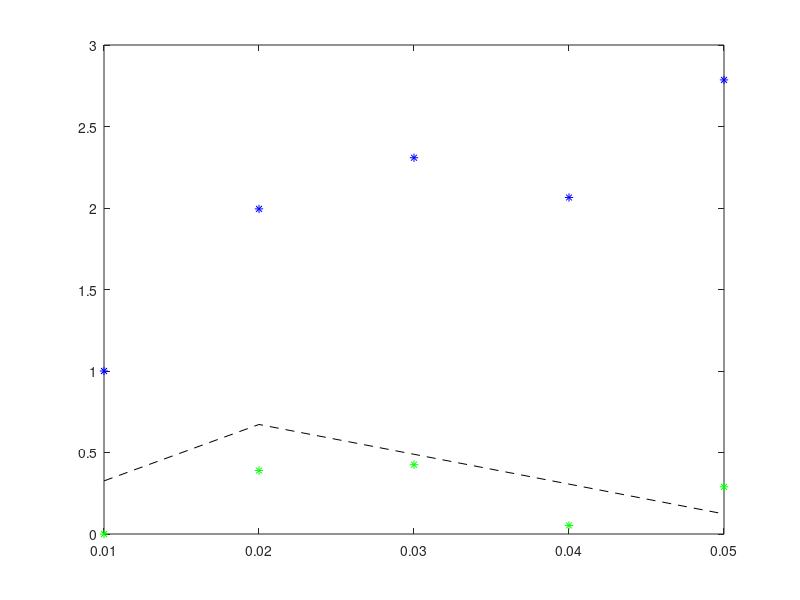
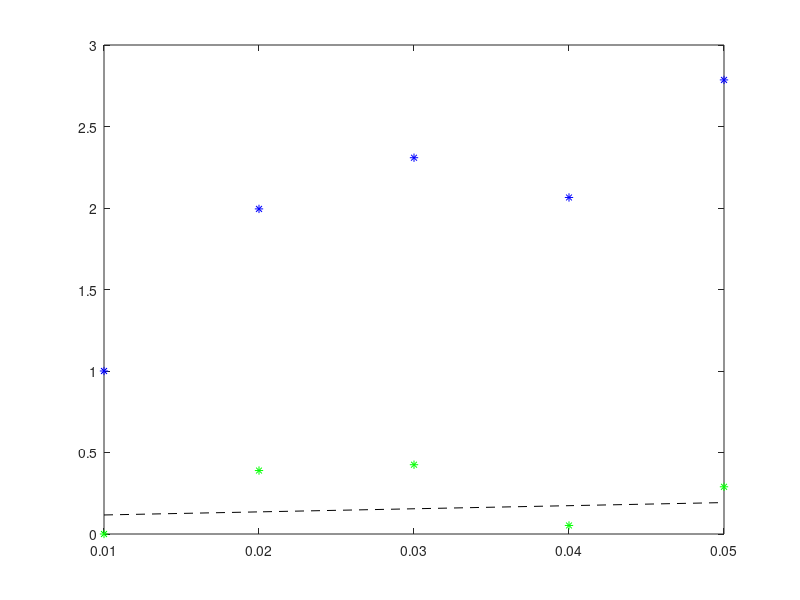

The MATLAB script that drew these images, in order:
%%%%%%%%%%%%%%%%%%%%%%%%%%%%%%%%%%%%%%%
%%%%% RANSAC 1D - Multiple Target %%%%%
%%%%%%%%%%%%%%%%%%%%%%%%%%%%%%%%%%%%%%%
% ----------------------------------- %
%          ALGORITHM OUTLINE          %
% ----------------------------------- %
% 0.1 Load measurements               %
% 0.2 Build constant matrices         %
% 1.  Make measurements into objects  %
%       (where each measurement has a %
%       .data,.t_step,.association)   %
% 2.  Build models for all measurement%
%       -s based on current time step %
%       measurements into a model     %
%       object vector                 %
% 3.0 Get rid of models that have the %
%       same initial and final inliers%
% 3.1 Choose model objects from vector%
%       that have a predefined number %
%       of associated measurements    %
% 4.  Apply KALMAN SMOOTHING to these %
%       models                        %
% 5. Delete associated measurements   %
%       from these models             %
%%%%%%%%%%%%%%%%%%%%%%%%%%%%%%%%%%%%%%%
clc; close all; clear all;
%% 0.1 Load measurements
data_file=load('1d_multTarg_ransac_data.mat');
t=data_file.t;      % Time array
dt=data_file.dt;    % Time step

%% 0.2 Build constant matrices
% Define Constants
N = 5; % measurement window length
n = 2;  % # of states (2 because of position and velocity)
m = 1;  % # of states I'm measuring (1 becauseI'm just obtaining position data)

% Dynamic model definition for 1D model
x_k=zeros(2,N);     % Initial States
trueModel = data_file.x;    % True state of target
y_k=data_file.y;    % Measurements: Columns 1-3 are true measurements. all other cols are from random noisy data
a = [0 1; 0 0];     % Continuous time system matrix
A = [1 dt; 0 1];    % Discretized system matrix
C = [1 0];          % Measurement matrix
Gk = (2*eye(2)+a*dt+a^2*dt^2/3+a^3*dt^3/12)*dt/2*[0;1]; % Measurements process noise matrix
Q = data_file.Qk;   % Continuous time process noise covariance
R = data_file.R;    % Continuous time measurement noise covariance
Qk= Gk*Q*Gk';       % State/Processing noise discretized

% Other matrix definitions
O=zeros(m*N,n);     % Matrix describing the expected measurement's evolution form initial state to subsequent time steps
G=zeros(m*N,n*N);   % Propagates the process noise 

% Build/Fill in Matrices
%---------O---------%
for i=1:N
    if i~=1
        O(i,:)=C*(A^(i-1));
    else
        O(i,:)=C;
    end
end
%---------G---------%
for i=1:m*N
    for j=1:n:n*N
        if (i==1 || j==1)
            G(i,j:j+n/2)=zeros(n,1);
        elseif (i==ceil(j/n))
            G(i,j:j+n/2)=C;
        elseif (i>j)
            G(i,j:j+n/2)=C*(A^(i-j));
        else
            G(i,j:j+n/2)=0;
        end
    end
end
%---------E---------%
Qblock=kron(eye(m*N),Qk);   % size=nNxnN
Rblock=kron(eye(m*N),R);    % size=mNxmN
E=G*Qblock*G'+Rblock;       % size=mNxmN

% Noise propagating portion;
noise_prop=inv(O'*inv(E)*O)*O'*inv(E); % size=nxN

%% 1.  Make measurements into objects %
%       (where each measurement has a %
%       .data,.t_step,.association)   %
meas = struct('data', cell(N, size(y_k,2)),...
    't_step', cell(N, size(y_k,2)),...
    'associated', cell(N, size(y_k,2)));
for kk=1:N
    for jj=1:size(y_k,2)
        meas(kk,jj).data = y_k(kk,jj);
        meas(kk,jj).t_step = kk;
        meas(kk,jj).associated = 0; % 0 = False
    end
end

%% 2. Build models for all measurement%
%       -s based on current time step %
%       measurements into a model     %
%       object vector                 %
tauR=3;
%Build model array (M) based on each current data points
M=struct('model',cell((N-1)*size(meas,2)*size(meas(end,:),2),1),...
    'assocmeas',cell((N-1)*size(meas,2)*size(meas(end,:),2),1));
modelnum=1;
for currdp=1:size(meas(end,:),2)
    y_currmeas=meas(end,currdp).data;
    % Build a model with currdp with respect to each data point at each
    % time step but the current one
    for ii=1:(size(meas,1)-1)
        for jj=1:size(meas,2)
            currInliers=0;
            tStep1=meas(ii,jj).t_step;
            y1=meas(ii,jj).data;
            x=noise_prop(:,[tStep1,meas(end,currdp).t_step])*[y1;y_currmeas];
            M(modelnum).model=[M(modelnum).model,x];
            for qq=1:(N-1) %time steps
                for rr=1:size(meas,2) %number of measurements per time step
                    diff=abs((x(1)+x(2)*qq)-meas(qq,rr).data);
                    if(diff<=tauR)
                        M(modelnum).assocmeas=[M(modelnum).assocmeas,meas(qq,rr)];
                        currInliers=currInliers+1;
                    end
                end
            end
            modelnum=modelnum+1;
        end    
    end
end

%% 3.0 Get rid of models that have the same initial and final inliers
eq_models=[];
currMod=1;
while(currMod<=size(M,1))
    if(size([M(currMod).assocmeas])>=1)
        [tstep_init, idx_init]=min([M(currMod).assocmeas.t_step]);
        inl_init_val=[M(currMod).assocmeas(idx_init).data];
        [tstep_fin, idx_fin] =max([M(currMod).assocmeas.t_step]);  
        inl_fin_val=[M(currMod).assocmeas(idx_fin).data];
        chckMod=1;
        while(chckMod<=size(M,1))
            %%Check inliers
            if(size([M(chckMod).assocmeas])>=1)
                [temp_tstep_init, temp_idx_init]=min([M(chckMod).assocmeas.t_step]);
                temp_inl_init_val=[M(chckMod).assocmeas(temp_idx_init).data];
                [temp_tstep_fin, temp_idx_fin] =max([M(chckMod).assocmeas.t_step]);  
                temp_inl_fin_val=[M(chckMod).assocmeas(temp_idx_fin).data];
                if((temp_tstep_init==tstep_init)&&(temp_inl_init_val==inl_init_val)&&...
                        (temp_tstep_fin==tstep_fin)&&(temp_inl_fin_val==inl_fin_val))
                    idx=find(eq_models==chckMod);
                    if(size(idx,2)==0)
                        M(chckMod)=[];
                        eq_models(end+1)=chckMod;
                    end
                end
            end
            chckMod=chckMod+1;
        end
    end
    currMod=currMod+1;
end

%% 3.1 Choose model objects from vector%
%       that have a predefined number %
%       of associated measurements    %
best_model.model=[];
best_model.assocmeas=[];
numbestmodels=0;
for ii=1:size(M,1)
    if (size(M(ii).assocmeas,2)>(N/6))
        numbestmodels=numbestmodels+1;
        best_model(numbestmodels).model=M(ii).model;
        best_model(numbestmodels).assocmeas=M(ii).assocmeas;
    end
end
%% Plot model on top of noisy data
model=zeros(size([best_model.model],2),size(t,2));
for ii=1:size([best_model.model],2)
    curr_best_model=best_model(ii).model;
    model(ii,:)=curr_best_model(1)+curr_best_model(2)*t;
end
clf;
figure(1);
for ii=1:size(model,1)
    plot(t(1,1:N),model(ii,1:N),'k--'); hold on;
end
plot(t(1,1:N),y_k(1:N,1),'b*'); hold on;
plot(t(1,1:N),y_k(1:N,2),'g*'); hold on;
%plot(t(1,1:N),y_k(1:N,3),'m.'); hold on;
%plot(t(1,1:N),y_k(1:N,4),'r.'); hold off;
%legend('Model','True data','Noise');
%pause(5)
%savefig('1d_1targ_ransac_comparison');
%close(gcf);
%% 4. Apply KALMAN SMOOTHING to these %
%       models                        %
P=inv(O'*inv(E)*O); % Error of covariance from paper
x_hat=zeros(2,N,size([best_model.model],2));
for ii=1:size([best_model.model],2) %Loop for each model
    curr_best_model=best_model(ii).model;
    x_hat(:,:,ii)=[curr_best_model(1)+curr_best_model(2)*t(1,1:N);curr_best_model(2)*ones(1,N)];
    for k=1:N %Loop through each time step (all time steps in time horizon) 
        if k~=1
            x_hat(:,k,ii)=A*x_hat(:,k-1,ii);
            P_new=A*P*A'+Qk;
        else
            P_new=P;
        end
        mod_inl=find([best_model(ii).assocmeas.t_step]==k);
        for j=1:size(mod_inl,2) %Each measurement inside model @ curr t_step
            L=P_new*C'*inv(R+C*P_new*C');
            P_new=(eye(n)-L*C)*P_new;
            %%%%%%%%%%%%%%%%%%%%%%%%%%%%%%%%%%%%%
            %x_hat(:,k,ii)=x_hat(:,k,ii)+L*(y_k(k,j)-C*x_hat(:,k,ii));
            x_hat(:,k,ii)=x_hat(:,k,ii)+L*(...
                best_model(ii).assocmeas(mod_inl(j)).data-C*x_hat(:,k,ii));
        end
    end
end

%% Plot smoothed model on top of noisy data
%clf;
figure(2);
for ii=1:size(x_hat,3)
    plot(t(1,1:N),x_hat(1,1:N,ii),'k--'); hold on;
end
plot(t(1,1:N),y_k(1:N,1),'b*'); hold on;
plot(t(1,1:N),y_k(1:N,2),'g*'); hold on;
%plot(t(1,1:N),y_k(1:N,3),'m.'); hold on;
%plot(t(1,1:N),y_k(1:N,4),'r.'); hold off;
%legend('Model','True data','Noise');
%pause(5)
savefig('1d_1targ_ransac_spread_smoothed');
%close(gcf);

%% 5. Delete associated measurements  %
%       from these models             %

